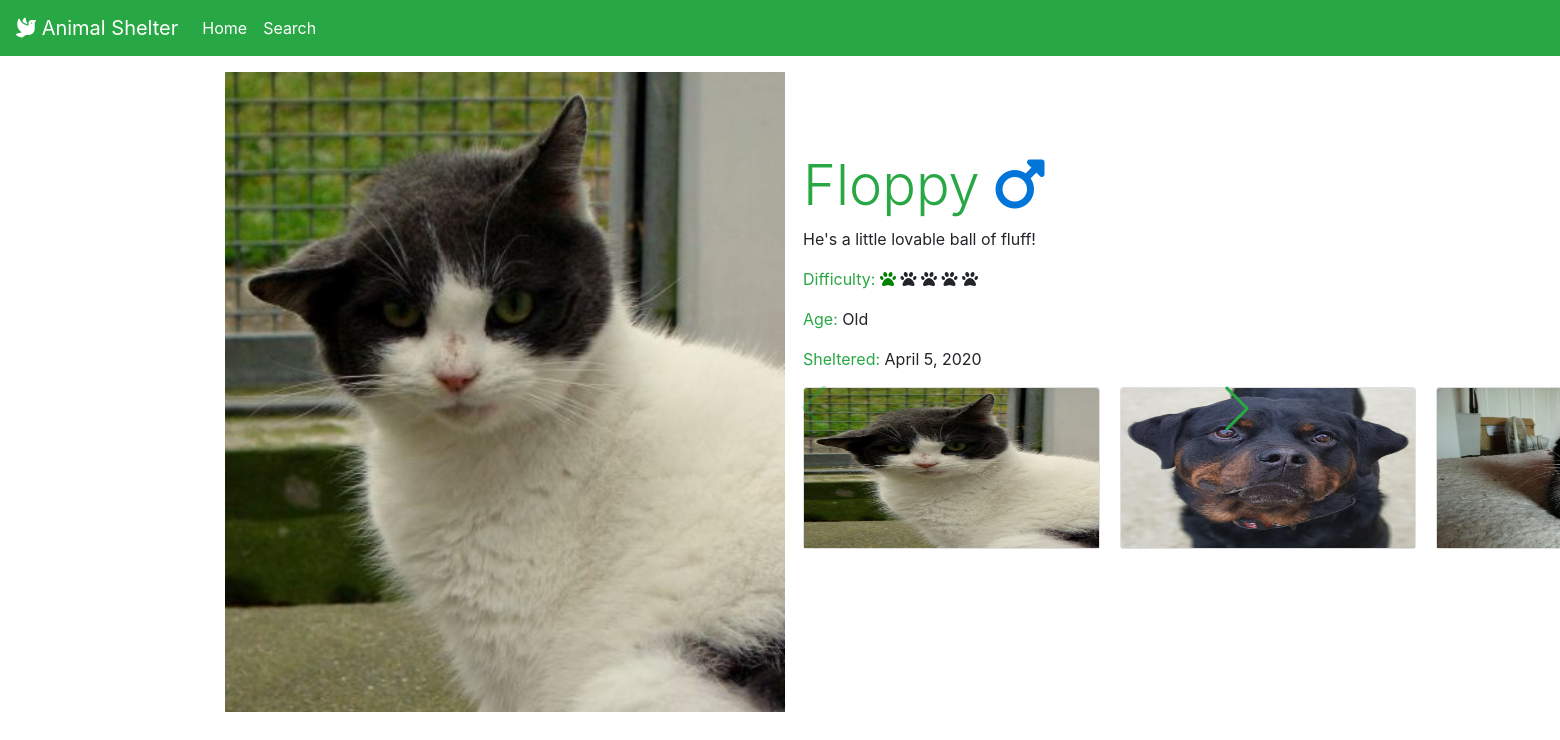
The page /animal/2/ on the database its author committed.
### animals/models.py (models this page shows, shortened)
class Animal(models.Model):
    name = models.CharField(max_length=32)
    image = models.ImageField(upload_to='media/')
    description = models.TextField(max_length=360)
    difficulty = models.IntegerField(
        validators=[MinValueValidator(1), MaxValueValidator(5)]
    )
    animal = models.CharField(choices=ANIMAL_CHOICES, max_length=3)
    age = models.CharField(choices=AGE_CHOICES, max_length=5)
    gender = models.CharField(choices=GENDER_CHOICES, max_length=6)
    sheltered = models.DateField(default=datetime.date.today)

### animals/views.py (the view)
# urls.py: path('animal/<int:animal_id>/', views.detail, name='detail'),
def detail(request, animal_id):
    animal = get_object_or_404(Animal, pk=animal_id)
    animals = Animal.objects.all()
    return render(request, 'detail.html', {'animal': animal, 'animals': animals})

### animals/templates/detail.html
{% extends 'base.html' %} {% block content %}
<div class="container">
  <div class="row">
    <div class="col-md-6 mt-3">
      <img
        src="{{ animal.image.url }}"
        class="mx-auto d-block"
        style="height: 40rem; width: 35rem;"
        alt="{{ animal.image.url }}"
      />
    </div>
    <div class="col-md-5 mt-5 ml-2">
      <h5 class="mt-5 display-4 text-success">
        {{ animal.name }} {% if animal.gender == 'Male' %}
        <i class="fas fa-mars" style="color: #0275d8;"></i>
        {% elif animal.gender == 'Female' %}
        <i class="fas fa-venus" style="color: #d9534f;"></i>
        {% endif %}
      </h5>
      <p>{{ animal.description }}</p>
      <p>
        <span class="text-success">Difficulty:</span>
        {% if animal.difficulty >= 1 %}
        <i class="fas fa-paw" style="color: green;"></i>
        {% else %}
        <i class="fas fa-paw"></i>
        {% endif %} {% if animal.difficulty >= 2 %}
        <i class="fas fa-paw" style="color: green;"></i>
        {% else %}
        <i class="fas fa-paw"></i>
        {% endif %} {% if animal.difficulty >= 3 %}
        <i class="fas fa-paw" style="color: green;"></i>
        {% else %}
        <i class="fas fa-paw"></i>
        {% endif %} {% if animal.difficulty >= 4 %}
        <i class="fas fa-paw" style="color: green;"></i>
        {% else %}
        <i class="fas fa-paw"></i>
        {% endif %} {% if animal.difficulty >= 5 %}
        <i class="fas fa-paw" style="color: green;"></i>
        {% else %}
        <i class="fas fa-paw"></i>
        {% endif %}
      </p>
      <p><span class="text-success">Age:</span> {{ animal.age }}</p>
      <p><span class="text-success">Sheltered:</span> {{ animal.sheltered }}</p>
      <div class="card-group">
        <div class="swiper-container">
          <div class="swiper-wrapper">
            {% for animal in animals %}
            <div class="swiper-slide">
              <a href="../{{animal.id}}">
                <div class="card">
                  <img
                    src="{{ animal.image.url }}"
                    class="card-img-top"
                    alt="{{ anima.image.url }}"
                    style="height: 10rem;"
                  />
                </div>
              </a>
            </div>
            {% endfor %}
          </div>
          <div class="swiper-button-prev text-success"></div>
          <div class="swiper-button-next text-success"></div>
        </div>
      </div>
    </div>
  </div>
</div>
{% endblock content %}

### templates/base.html (shortened to what this page needs)
<!DOCTYPE html>
<html lang="en">
  <head>
    <link
      rel="stylesheet"
      href="https://stackpath.bootstrapcdn.com/bootstrap/4.4.1/css/bootstrap.min.css"
    />
    <link rel="stylesheet" href="https://unpkg.com/swiper/swiper-bundle.css" />
    <link
      rel="stylesheet"
      href="https://unpkg.com/swiper/swiper-bundle.min.css"
    />
  </head>
  <body>
    <nav class="navbar navbar-expand-lg navbar-dark bg-success">
      <a class="navbar-brand" href="{% url 'home' %}"
        ><i class="fas fa-dove"></i> Animal Shelter</a
      >
      <div class="collapse navbar-collapse" id="navbarSupportedContent">
        <ul class="navbar-nav mr-auto">
          <li class="nav-item active">
            <a class="nav-link" href="{% url 'home' %}">Home</a>
          </li>
          <li class="nav-item active">
            <a class="nav-link" href="{% url 'search' %}">Search</a>
          </li>
        </ul>
      </div>
    </nav>
    {% block content %} {% endblock content %}
  </body>
</html>

### rows shown on the page
Animal: image (picture), name "Floppy", description "He's a little lovable ball of fluff!", age "Old", sheltered "April 5, 2020"
Animal: image (picture)
Animal: image (picture)
